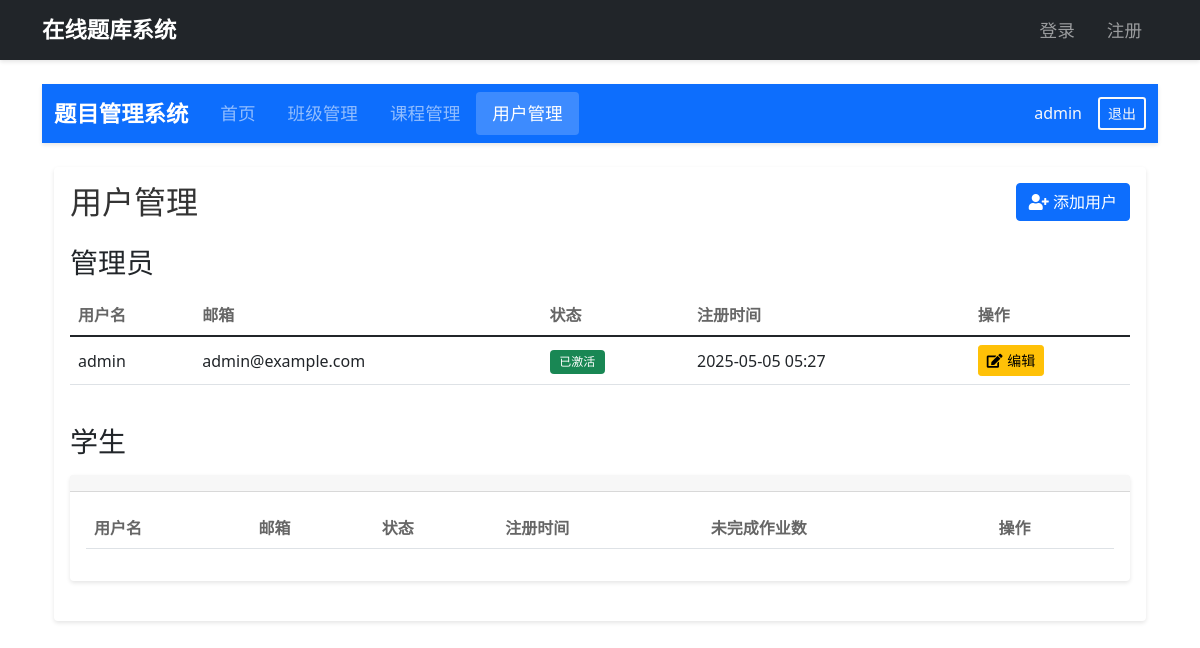
The app's page /admin/users/2 (signed in) with its own data.
### app.py (models this page shows, shortened)
class User(UserMixin, db.Model):
    id = db.Column(db.Integer, primary_key=True)
    username = db.Column(db.String(80), unique=True, nullable=False)
    email = db.Column(db.String(120), unique=True, nullable=False)
    password = db.Column(db.String(120), nullable=False)
    is_active = db.Column(db.Boolean, default=True)
    is_admin = db.Column(db.Boolean, default=False)
    class_id = db.Column(db.Integer, db.ForeignKey('class.id'))
    achievement_count = db.Column(db.Integer, default=0)  # 达标次数（80%以上正确率）
    badge_level = db.Column(db.Integer, default=0)  # 徽章等级，默认为0（无徽章）
    created_at = db.Column(db.DateTime, default=datetime.utcnow)
    answers = db.relationship('UserAnswer', backref='user', lazy=True, cascade="all, delete-orphan")
    quiz_history = db.relationship('QuizHistory', backref='user', lazy=True, cascade="all, delete-orphan")

### app.py (the view, shortened to what this page needs)
@app.route('/admin/users')
@app.route('/admin/users/<int:class_id>')
@admin_required
def admin_users(class_id=None):
    admin_users = User.query.filter_by(is_admin=True).all()
    classes = Class.query.all()
    if class_id:
        students = User.query.filter_by(
            class_id=class_id,
            is_admin=False
        ).all()
        class_users = {Class.query.get(class_id): students}
    unfinished_count = defaultdict(int)
    lessons = Lesson.query.filter_by(is_active=True).all()
    for class_, students in class_users.items():
        for user in students:
            user_lessons = [lesson for lesson in lessons if class_ in lesson.classes]
            finished_ids = set(qh.lesson_id for qh in user.quiz_history)
            unfinished_count[user.id] = len([l for l in user_lessons if l.id not in finished_ids])
    return render_template('admin/users.html',
                         admin_users=admin_users,
                         class_users=class_users,
                         classes=classes,
                         current_class_id=class_id,
                         unfinished_count=unfinished_count)

### app.py (called while the page is built)
@app.before_request
def make_session_permanent():
    session.permanent = True

@login_manager.user_loader
def load_user(user_id):
    return User.query.get(int(user_id))

def admin_required(f):
    @wraps(f)
    def decorated_function(*args, **kwargs):
        if not current_user.is_authenticated:
            flash('请先登录')
            return redirect(url_for('login'))
        if not current_user.is_admin:
            flash('需要管理员权限')
            return redirect(url_for('index'))
        return f(*args, **kwargs)
    return decorated_function

### templates/admin/users.html (shortened to what this page needs)
{% extends "admin/base.html" %}
{% block admin_content %}
<div class="container">
    <div class="card">
        <div class="card-body">
            <div class="d-flex justify-content-between align-items-center mb-4">
                <h2 class="card-title mb-0">用户管理</h2>
                <button type="button" class="btn btn-primary" data-bs-toggle="modal" data-bs-target="#addUserModal">
                    <i class="fas fa-user-plus"></i> 添加用户
                </button>
            </div>
            <h3 class="mb-3">管理员</h3>
            <div class="table-responsive mb-4">
                <table class="table table-hover">
                    <thead>
                        <tr>
                            <th>用户名</th>
                            <th>邮箱</th>
                            <th>状态</th>
                            <th>注册时间</th>
                            <th>操作</th>
                        </tr>
                    </thead>
                    <tbody>
                        {% for user in admin_users %}
                        <tr>
                            <td>{{ user.username }}</td>
                            <td>{{ user.email }}</td>
                            <td>
                                <span class="badge {% if user.is_active %}bg-success{% else %}bg-secondary{% endif %}">
                                    {{ '已激活' if user.is_active else '未激活' }}
                                </span>
                            </td>
                            <td>{{ user.created_at.strftime('%Y-%m-%d %H:%M') }}</td>
                            <td>
                                <div class="btn-group" role="group">
                                    <button type="button" class="btn btn-warning btn-sm"
                                            onclick="editUser('{{ user.id }}')">
                                        <i class="fas fa-edit"></i> 编辑
                                    </button>
                                </div>
                            </td>
                        </tr>
                        {% endfor %}
                    </tbody>
                </table>
            </div>
            <h3 class="mb-3">学生</h3>
            {% for class, students in class_users.items() %}
            <div class="card mb-4">
                <div class="card-header">
                </div>
                <div class="card-body">
                    <div class="table-responsive">
                        <table class="table table-hover">
                            <thead>
                                <tr>
                                    <th>用户名</th>
                                    <th>邮箱</th>
                                    <th>状态</th>
                                    <th>注册时间</th>
                                    <th>未完成作业数</th>
                                    <th>操作</th>
                                </tr>
                            </thead>
                        </table>
                    </div>
                </div>
            </div>
            {% endfor %}
        </div>
    </div>
</div>
{% endblock %}

### templates/admin/base.html (shortened to what this page needs)
{% extends "base.html" %}
{% block content %}
<nav class="navbar navbar-expand-lg navbar-dark bg-primary mb-4">
    <div class="container-fluid">
        <a class="navbar-brand" href="{{ url_for('admin_dashboard') }}">题目管理系统</a>
        <div class="collapse navbar-collapse" id="adminNavbar">
            <ul class="navbar-nav me-auto">
                <li class="nav-item">
                    <a class="nav-link {% if request.endpoint == 'admin_dashboard' %}active{% endif %}"
                       href="{{ url_for('admin_dashboard') }}">首页</a>
                </li>
                <li class="nav-item">
                    <a class="nav-link {% if request.endpoint == 'admin_classes' %}active{% endif %}"
                       href="{{ url_for('admin_classes') }}">班级管理</a>
                </li>
                <li class="nav-item">
                    <a class="nav-link {% if request.endpoint == 'admin_lessons' %}active{% endif %}"
                       href="{{ url_for('admin_lessons') }}">课程管理</a>
                </li>
                <li class="nav-item">
                    <a class="nav-link {% if request.endpoint == 'admin_users' %}active{% endif %}"
                       href="{{ url_for('admin_users') }}">用户管理</a>
                </li>
            </ul>
            <div class="d-flex align-items-center">
                <span class="text-light me-3">{{ current_user.username }}</span>
                <a href="{{ url_for('logout') }}" class="btn btn-outline-light btn-sm">退出</a>
            </div>
        </div>
    </div>
</nav>
{% block admin_content %}{% endblock %}
{% endblock %}

### templates/admin/users.html (style rules this page uses)
.card { border: none; box-shadow: 0 2px 4px rgba(0,0,0,0.1); margin-bottom: 20px; }
.card-title { color: #333; }
.table th { border-top: none; color: #666; font-weight: 600; }
.table td { vertical-align: middle; }
.badge { padding: 0.5em 0.8em; font-weight: 500; margin-right: 0.3rem; }
.btn-group .btn { display: flex; align-items: center; gap: 0.3rem; }

### templates/admin/base.html (style rules this page uses)
.navbar { box-shadow: 0 2px 4px rgba(0,0,0,0.1); }
.navbar-brand { font-weight: bold; font-size: 1.4rem; }
.nav-link { font-size: 1.1rem; padding: 0.5rem 1rem !important; transition: all 0.3s ease; }
.nav-link.active { background-color: rgba(255,255,255,0.2); border-radius: 4px; }
.btn-outline-light { border-width: 2px; }

### records on screen
User: username "admin", email "admin@example.com", is_active "已激活", created_at "2025-05-05 05:27"
